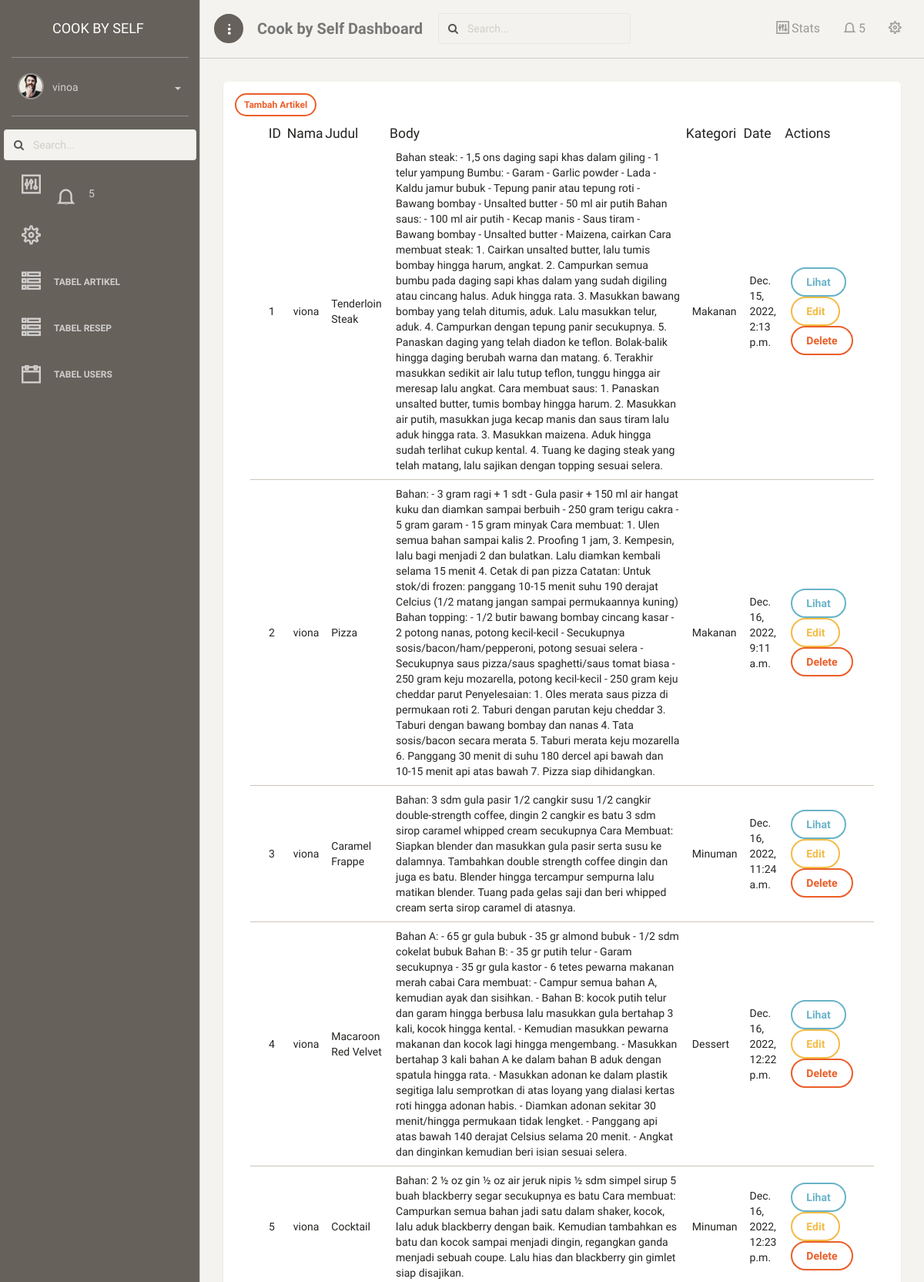
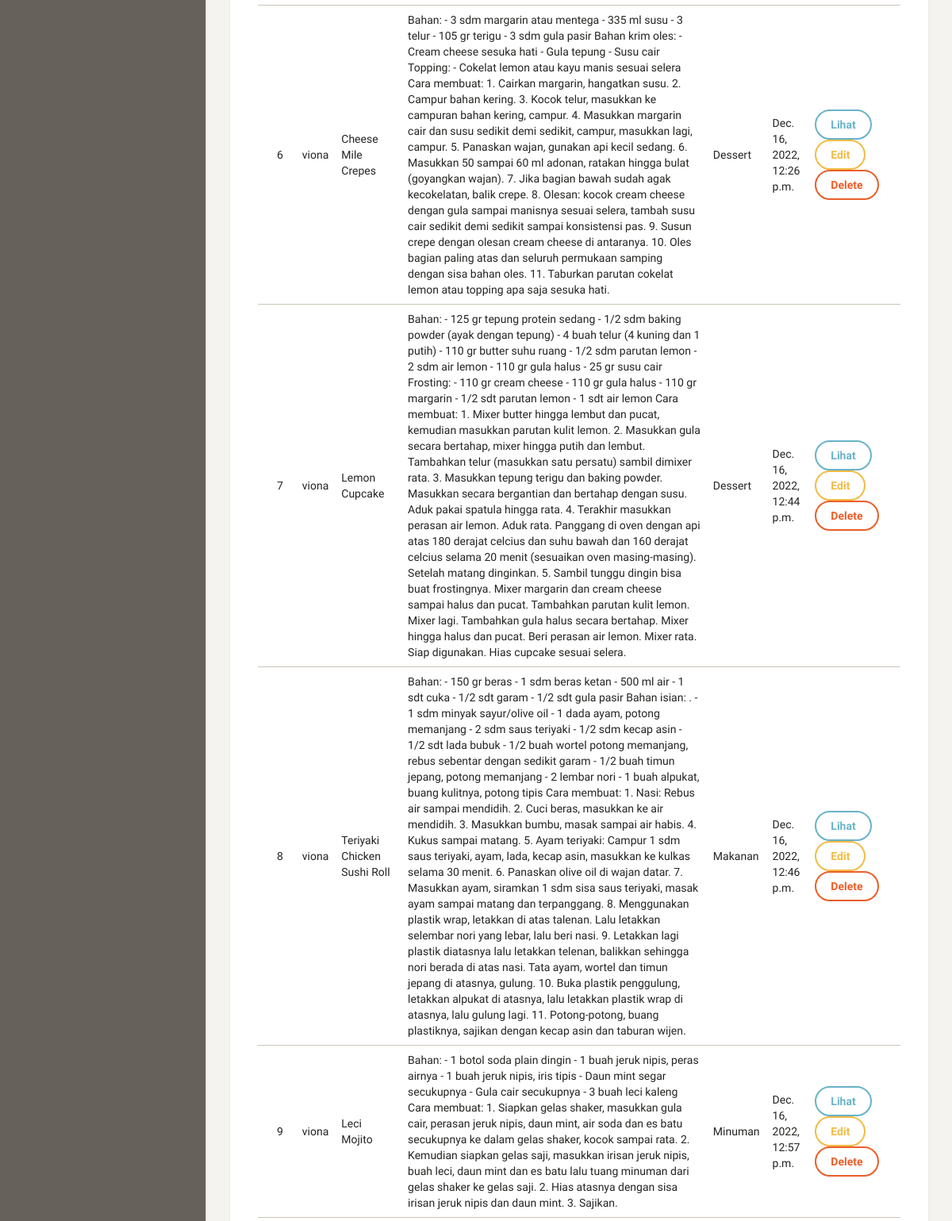
Screenshot of /dashboard/artikel (signed in, upper part) with the database file from the repository (2 pictures, top to bottom).
### blog/models.py (models this page shows)
class Artikel(models.Model):
    nama = models.CharField(max_length=100,blank=True,null=True)
    judul = models.CharField(max_length=100)
    body = models.TextField()
    kategori = models.ForeignKey(Kategori, on_delete=models.CASCADE, blank=True,null=True)
    date = models.DateTimeField(auto_now_add=True)
    def __str__(self):
        return "{} - {}".format(self.nama, self.judul)
    class meta :
        ordering = ['-id']
        verbose_name_plural = "Artikel"

class Kategori(models.Model):
    nama = models.CharField(max_length=100)
    def __str__(self):
         return self.nama
    class meta :
        verbose_name_plural = "Kategori"

### blog/views.py (the view)
# urls.py: path('artikel',artikel, name='table_artikel'),
@login_required
def artikel(request):
    template_name = "back/tabel_artikel.html"
    artikel = Artikel.objects.all()
    print(artikel)
    context = {
        'title' : 'dashboard',
        'artikel': artikel,
    }
    return render(request, template_name, context)

### templates/back/tabel_artikel.html
{% extends 'back/base.html' %}
{% block content %}
<div class="content">
    <div class="container-fluid">
        <div class="row">
            <div class="col-md-12">
                <div class="card">
                    <div class="card-content">
                        <div class="toolbar">
                            <a class ="btn btn-sm btn-danger" href="{% url 'tambah_artikel' %}"> Tambah Artikel</a>&ensp;&ensp; &ensp;
                        </div>
                        <table id="bootstrap-table" class="table">
                            <thead>
                                <th data-field="state" data-checkbox="true"></th>
                                <th data-field="id" class="text-center">ID</th>
                                <th data-field="nama" data-sortable="true">Nama</th>
                                <th data-field="judul" data-sortable="true">Judul</th>
                                <th data-field="Body" data-sortable="true">Body
                                <th data-field="kategori" data-sortable="true">Kategori</th>
                                <th data-field="Date">Date</th>
                                <th>Actions</th>
                            </thead>
                            <tbody>
                                {% for a in artikel %}
                                <tr>
                                    <td></td>
                                    <td>{{forloop.counter}}</td>
                                    <td>{{a.nama}}</td>
                                    <td>{{a.judul}}</td>
                                    <td>{{a.body}}</td>
                                    <td>{{a.kategori}}</td>
                                    <td>{{a.date}}</td>
                                    <td>
                                        <a class="btn btn-info text-white bi bi-search" href="{% url 'lihat_artikel' a.id %}">Lihat </a>
                                        <a class="btn btn-warning text-white bi bi-pencil" href="{% url 'edit_artikel' a.id %}">Edit </a>
                                        <a oneclick="return confirm('delete artikel?');"class="btn btn-danger text-white bi bi-trash" href="{% url 'delete_artikel' a.id %}">Delete </a>
                                    </td>
                                    <td></td>
                                </tr>
                                {% endfor %}
                            </tbody>
                        </table>
                    </div>
                </div>
            </div>
        </div>
    </div>
</div>
{% endblock content %}

### templates/back/menu.html (shortened to what this page needs)
{% load static %}
<div class="sidebar-wrapper">
    <div class="user">
        <div class="photo">
            <img src="{% static 'back/img/faces/face-2.jpg' %}" />
        </div>
        <div class="info">
            <a data-toggle="collapse" href="#collapseExample" class="collapsed">
                <span>
                    {{user}}
                    <b class="caret"></b>
                </span>
            </a>
        </div>
    </div>
    <ul class="nav">
        <li>
            <a href="{% url 'table_artikel' %}">
                <i class="ti-view-list-alt"></i>
                <p>Tabel Artikel</p>
            </a>
        </li>
        {% if request.session.is_creator == 'creator'%}
        <li>
            <a href="{% url 'table_resepl' %}">
                <i class="ti-view-list-alt"></i>
                <p>Tabel Resep</p>
            </a>
        </li>
        <li>
            <a href="{% url 'table_users' %}">
                <i class="ti-calendar"></i>
                <p>Tabel Users</p>
            </a>
        </li>
        {% endif %}
    </ul>
</div>

### rows the page displays
Artikel: nama "viona", judul "Tenderloin Steak", body "Bahan steak: - 1,5 ons daging sapi khas dalam giling - 1 telur yampung Bumbu: - Garam - Garlic powder - Lada - Kaldu jamur bubuk - Tepung panir atau tepung roti - Bawang bombay - Unsalted butter - 50 ml air putih Bahan saus: - 100 ml air putih - Kecap manis - Saus tiram - Bawang bombay - Unsalted butter - Maizena, cairkan Cara membuat steak: 1. Cairkan unsalted butter, lalu tumis bombay hingga harum, angkat. 2. Campurkan semua bumbu pada daging sapi khas dalam yang sudah digiling atau cincang halus. Aduk hingga rata. 3. Masukkan bawang bombay yang telah ditumis, aduk. Lalu masukkan telur, aduk. 4. Campurkan dengan tepung panir secukupnya. 5. Panaskan daging yang telah diadon ke teflon.…", kategori "Makanan", date "Dec. 15, 2022, 2:13 p.m."
Artikel: nama "viona", judul "Pizza", body "Bahan: - 3 gram ragi + 1 sdt - Gula pasir + 150 ml air hangat kuku dan diamkan sampai berbuih - 250 gram terigu cakra - 5 gram garam - 15 gram minyak Cara membuat: 1. Ulen semua bahan sampai kalis 2. Proofing 1 jam, 3. Kempesin, lalu bagi menjadi 2 dan bulatkan. Lalu diamkan kembali selama 15 menit 4. Cetak di pan pizza Catatan: Untuk stok/di frozen: panggang 10-15 menit suhu 190 derajat Celcius (1/2 matang jangan sampai permukaannya kuning) Bahan topping: - 1/2 butir bawang bombay cincang kasar - 2 potong nanas, potong kecil-kecil - Secukupnya sosis/bacon/ham/pepperoni, potong sesuai selera - Secukupnya saus pizza/saus spaghetti/saus tomat biasa - 250 gram keju mozarella, potong…", kategori "Makanan", date "Dec. 16, 2022, 9:11 a.m."
Artikel: nama "viona", judul "Caramel Frappe", body "Bahan: 3 sdm gula pasir 1/2 cangkir susu 1/2 cangkir double-strength coffee, dingin 2 cangkir es batu 3 sdm sirop caramel whipped cream secukupnya Cara Membuat: Siapkan blender dan masukkan gula pasir serta susu ke dalamnya. Tambahkan double strength coffee dingin dan juga es batu. Blender hingga tercampur sempurna lalu matikan blender. Tuang pada gelas saji dan beri whipped cream serta sirop caramel di atasnya.", kategori "Minuman", date "Dec. 16, 2022, 11:24 a.m."
Artikel: nama "viona", judul "Macaroon Red Velvet", body "Bahan A: - 65 gr gula bubuk - 35 gr almond bubuk - 1/2 sdm cokelat bubuk Bahan B: - 35 gr putih telur - Garam secukupnya - 35 gr gula kastor - 6 tetes pewarna makanan merah cabai Cara membuat: - Campur semua bahan A, kemudian ayak dan sisihkan. - Bahan B: kocok putih telur dan garam hingga berbusa lalu masukkan gula bertahap 3 kali, kocok hingga kental. - Kemudian masukkan pewarna makanan dan kocok lagi hingga mengembang. - Masukkan bertahap 3 kali bahan A ke dalam bahan B aduk dengan spatula hingga rata. - Masukkan adonan ke dalam plastik segitiga lalu semprotkan di atas loyang yang dialasi kertas roti hingga adonan habis. - Diamkan adonan sekitar 30 menit/hingga permukaan tidak lengket. -…", kategori "Dessert", date "Dec. 16, 2022, 12:22 p.m."
Artikel: nama "viona", judul "Cocktail", body "Bahan: 2 ½ oz gin ½ oz air jeruk nipis ½ sdm simpel sirup 5 buah blackberry segar secukupnya es batu Cara membuat: Campurkan semua bahan jadi satu dalam shaker, kocok, lalu aduk blackberry dengan baik. Kemudian tambahkan es batu dan kocok sampai menjadi dingin, regangkan ganda menjadi sebuah coupe. Lalu hias dan blackberry gin gimlet siap disajikan.", kategori "Minuman", date "Dec. 16, 2022, 12:23 p.m."
Artikel: nama "viona", judul "Cheese Mile Crepes", body "Bahan: - 3 sdm margarin atau mentega - 335 ml susu - 3 telur - 105 gr terigu - 3 sdm gula pasir Bahan krim oles: - Cream cheese sesuka hati - Gula tepung - Susu cair Topping: - Cokelat lemon atau kayu manis sesuai selera Cara membuat: 1. Cairkan margarin, hangatkan susu. 2. Campur bahan kering. 3. Kocok telur, masukkan ke campuran bahan kering, campur. 4. Masukkan margarin cair dan susu sedikit demi sedikit, campur, masukkan lagi, campur. 5. Panaskan wajan, gunakan api kecil sedang. 6. Masukkan 50 sampai 60 ml adonan, ratakan hingga bulat (goyangkan wajan). 7. Jika bagian bawah sudah agak kecokelatan, balik crepe. 8. Olesan: kocok cream cheese dengan gula sampai manisnya sesuai selera,…", kategori "Dessert", date "Dec. 16, 2022, 12:26 p.m."
Artikel: nama "viona", judul "Lemon Cupcake", body "Bahan: - 125 gr tepung protein sedang - 1/2 sdm baking powder (ayak dengan tepung) - 4 buah telur (4 kuning dan 1 putih) - 110 gr butter suhu ruang - 1/2 sdm parutan lemon - 2 sdm air lemon - 110 gr gula halus - 25 gr susu cair Frosting: - 110 gr cream cheese - 110 gr gula halus - 110 gr margarin - 1/2 sdt parutan lemon - 1 sdt air lemon Cara membuat: 1. Mixer butter hingga lembut dan pucat, kemudian masukkan parutan kulit lemon. 2. Masukkan gula secara bertahap, mixer hingga putih dan lembut. Tambahkan telur (masukkan satu persatu) sambil dimixer rata. 3. Masukkan tepung terigu dan baking powder. Masukkan secara bergantian dan bertahap dengan susu. Aduk pakai spatula hingga rata. 4.…", kategori "Dessert", date "Dec. 16, 2022, 12:44 p.m."
Artikel: nama "viona", judul "Teriyaki Chicken Sushi Roll", body "Bahan: - 150 gr beras - 1 sdm beras ketan - 500 ml air - 1 sdt cuka - 1/2 sdt garam - 1/2 sdt gula pasir Bahan isian: . - 1 sdm minyak sayur/olive oil - 1 dada ayam, potong memanjang - 2 sdm saus teriyaki - 1/2 sdm kecap asin - 1/2 sdt lada bubuk - 1/2 buah wortel potong memanjang, rebus sebentar dengan sedikit garam - 1/2 buah timun jepang, potong memanjang - 2 lembar nori - 1 buah alpukat, buang kulitnya, potong tipis Cara membuat: 1. Nasi: Rebus air sampai mendidih. 2. Cuci beras, masukkan ke air mendidih. 3. Masukkan bumbu, masak sampai air habis. 4. Kukus sampai matang. 5. Ayam teriyaki: Campur 1 sdm saus teriyaki, ayam, lada, kecap asin, masukkan ke kulkas selama 30 menit. 6. Panaskan…", kategori "Makanan", date "Dec. 16, 2022, 12:46 p.m."
Artikel: nama "viona", judul "Leci Mojito", body "Bahan: - 1 botol soda plain dingin - 1 buah jeruk nipis, peras airnya - 1 buah jeruk nipis, iris tipis - Daun mint segar secukupnya - Gula cair secukupnya - 3 buah leci kaleng Cara membuat: 1. Siapkan gelas shaker, masukkan gula cair, perasan jeruk nipis, daun mint, air soda dan es batu secukupnya ke dalam gelas shaker, kocok sampai rata. 2. Kemudian siapkan gelas saji, masukkan irisan jeruk nipis, buah leci, daun mint dan es batu lalu tuang minuman dari gelas shaker ke gelas saji. 2. Hias atasnya dengan sisa irisan jeruk nipis dan daun mint. 3. Sajikan.", kategori "Minuman", date "Dec. 16, 2022, 12:57 p.m."

### other values shown
{{ user }} "vinoa"
